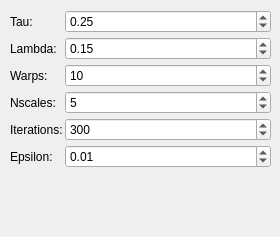
            <widget class="QWidget" name="pageTVL1">
             <property name="minimumSize">
              <size>
               <width>0</width>
               <height>229</height>
              </size>
             </property>
             <widget class="QWidget" name="layoutWidget_2">
              <property name="geometry">
               <rect>
                <x>10</x>
                <y>10</y>
                <width>261</width>
                <height>218</height>
               </rect>
              </property>
              <layout class="QFormLayout" name="formLayout">
               <property name="fieldGrowthPolicy">
                <enum>QFormLayout::AllNonFixedFieldsGrow</enum>
               </property>
               <property name="horizontalSpacing">
                <number>2</number>
               </property>
               <property name="verticalSpacing">
                <number>4</number>
               </property>
               <item row="0" column="0">
                <widget class="QLabel" name="labelTau">
                 <property name="toolTip">
                  <string>&lt;html&gt;&lt;head/&gt;&lt;body&gt;&lt;p&gt;&lt;span style=&quot; font-family:'sans-serif'; font-size:16px; color:#000000; background-color:#ffffff;&quot;&gt;Time step of the numerical scheme&lt;/span&gt;&lt;/p&gt;&lt;/body&gt;&lt;/html&gt;</string>
                 </property>
                 <property name="text">
                  <string>Tau:</string>
                 </property>
                </widget>
               </item>
               <item row="0" column="1">
                <widget class="QDoubleSpinBox" name="TVLtau">
                 <property name="toolTip">
                  <string>&lt;html&gt;&lt;head/&gt;&lt;body&gt;&lt;p&gt;&lt;span style=&quot; font-family:'sans-serif'; font-size:16px; color:#000000; background-color:#ffffff;&quot;&gt;Time step of the numerical scheme&lt;/span&gt;&lt;/p&gt;&lt;/body&gt;&lt;/html&gt;</string>
                 </property>
                 <property name="singleStep">
                  <double>0.010000000000000</double>
                 </property>
                 <property name="value">
                  <double>0.250000000000000</double>
                 </property>
                </widget>
               </item>
               <item row="1" column="0">
                <widget class="QLabel" name="labelLambda">
                 <property name="toolTip">
                  <string>&lt;html&gt;&lt;head/&gt;&lt;body&gt;&lt;p&gt;&lt;span style=&quot; font-family:'sans-serif'; font-size:16px; color:#000000; background-color:#ffffff;&quot;&gt;Weight parameter for the data term, attachment parameter. This is the most relevant parameter, which determines the smoothness of the output. The smaller this parameter is, the smoother the solutions we obtain. It depends on the range of motions of the images, so its value should be adapted to each image sequence&lt;/span&gt;</string>
                 </property>
                 <property name="text">
                  <string>Lambda:</string>
                 </property>
                </widget>
               </item>
               <item row="1" column="1">
                <widget class="QDoubleSpinBox" name="TVLlambda">
                 <property name="toolTip">
                  <string>&lt;html&gt;&lt;head/&gt;&lt;body&gt;&lt;p&gt;&lt;span style=&quot; font-family:'sans-serif'; font-size:16px; color:#000000; background-color:#ffffff;&quot;&gt;Weight parameter for the data term, attachment parameter. This is the most relevant parameter, which determines the smoothness of the output. The smaller this parameter is, the smoother the solutions we obtain. It depends on the range of motions of the images, so its value should be adapted to each image sequence&lt;/span&gt;</string>
                 </property>
                 <property name="singleStep">
                  <double>0.010000000000000</double>
                 </property>
                 <property name="value">
                  <double>0.150000000000000</double>
                 </property>
                </widget>
               </item>
               <item row="2" column="0">
                <widget class="QLabel" name="labelWarp">
                 <property name="toolTip">
                  <string>&lt;html&gt;&lt;head/&gt;&lt;body&gt;&lt;p&gt;&lt;span style=&quot; font-family:'sans-serif'; font-size:16px; color:#000000; background-color:#ffffff;&quot;&gt;Number of warpings per scale. Represents the number of times that I1(x+u0) and grad( I1(x+u0) ) are computed per scale. This is a parameter that assures the stability of the method. It also affects the running time, so it is a compromise between speed and accuracy&lt;/span&gt;</string>
                 </property>
                 <property name="text">
                  <string>Warps:</string>
                 </property>
                </widget>
               </item>
               <item row="2" column="1">
                <widget class="QDoubleSpinBox" name="TVLwarps">
                 <property name="toolTip">
                  <string>&lt;html&gt;&lt;head/&gt;&lt;body&gt;&lt;p&gt;&lt;span style=&quot; font-family:'sans-serif'; font-size:16px; color:#000000; background-color:#ffffff;&quot;&gt;Number of warpings per scale. Represents the number of times that I1(x+u0) and grad( I1(x+u0) ) are computed per scale. This is a parameter that assures the stability of the method. It also affects the running time, so it is a compromise between speed and accuracy&lt;/span&gt;</string>
                 </property>
                 <property name="decimals">
                  <number>0</number>
                 </property>
                 <property name="value">
                  <double>10.000000000000000</double>
                 </property>
                </widget>
               </item>
               <item row="3" column="0">
                <widget class="QLabel" name="labelNscales">
                 <property name="toolTip">
                  <string>&lt;html&gt;&lt;head/&gt;&lt;body&gt;&lt;p&gt;&lt;span style=&quot; font-family:'sans-serif'; font-size:16px; color:#000000; background-color:#ffffff;&quot;&gt;Number of scales used to create the pyramid of images&lt;/span&gt;</string>
                 </property>
                 <property name="text">
                  <string>Nscales:</string>
                 </property>
                </widget>
               </item>
               <item row="3" column="1">
                <widget class="QDoubleSpinBox" name="TVLnscales">
                 <property name="toolTip">
                  <string>&lt;html&gt;&lt;head/&gt;&lt;body&gt;&lt;p&gt;&lt;span style=&quot; font-family:'sans-serif'; font-size:16px; color:#000000; background-color:#ffffff;&quot;&gt;Number of scales used to create the pyramid of images&lt;/span&gt;</string>
                 </property>
                 <property name="decimals">
                  <number>0</number>
                 </property>
                 <property name="value">
                  <double>5.000000000000000</double>
                 </property>
                </widget>
               </item>
               <item row="5" column="1">
                <widget class="QDoubleSpinBox" name="TVLiterations">
                 <property name="toolTip">
                  <string>&lt;html&gt;&lt;head/&gt;&lt;body&gt;&lt;p&gt;&lt;span style=&quot; font-family:'sans-serif'; font-size:16px; color:#000000; background-color:#ffffff;&quot;&gt;Stopping criterion iterations number used in the numerical scheme&lt;/span&gt;</string>
                 </property>
                 <property name="decimals">
                  <number>0</number>
                 </property>
                 <property name="maximum">
                  <double>400.000000000000000</double>
                 </property>
                 <property name="value">
                  <double>300.000000000000000</double>
                 </property>
                </widget>
               </item>
               <item row="5" column="0">
                <widget class="QLabel" name="labelIter">
                 <property name="toolTip">
                  <string>&lt;html&gt;&lt;head/&gt;&lt;body&gt;&lt;p&gt;&lt;span style=&quot; font-family:'sans-serif'; font-size:16px; color:#000000; background-color:#ffffff;&quot;&gt;Stopping criterion iterations number used in the numerical scheme&lt;/span&gt;</string>
                 </property>
                 <property name="text">
                  <string>Iterations:</string>
                 </property>
                </widget>
               </item>
               <item row="6" column="0">
                <widget class="QLabel" name="LabelEspilon">
                 <property name="toolTip">
                  <string>&lt;html&gt;&lt;head/&gt;&lt;body&gt;&lt;p&gt;&lt;span style=&quot; font-family:'sans-serif'; font-size:16px; color:#000000; background-color:#ffffff;&quot;&gt;Stopping criterion threshold used in the numerical scheme, which is a trade-off between precision and running time. A small value will yield more accurate solutions at the expense of a slower convergence&lt;/span&gt;</string>
                 </property>
                 <property name="text">
                  <string>Epsilon:</string>
                 </property>
                </widget>
               </item>
               <item row="6" column="1">
                <widget class="QDoubleSpinBox" name="TVLepsilon">
                 <property name="toolTip">
                  <string>&lt;html&gt;&lt;head/&gt;&lt;body&gt;&lt;p&gt;&lt;span style=&quot; font-family:'sans-serif'; font-size:16px; color:#000000; background-color:#ffffff;&quot;&gt;Stopping criterion threshold used in the numerical scheme, which is a trade-off between precision and running time. A small value will yield more accurate solutions at the expense of a slower convergence&lt;/span&gt;</string>
                 </property>
                 <property name="singleStep">
                  <double>0.010000000000000</double>
                 </property>
                 <property name="value">
                  <double>0.010000000000000</double>
                 </property>
                </widget>
               </item>
              </layout>
             </widget>
            </widget>
